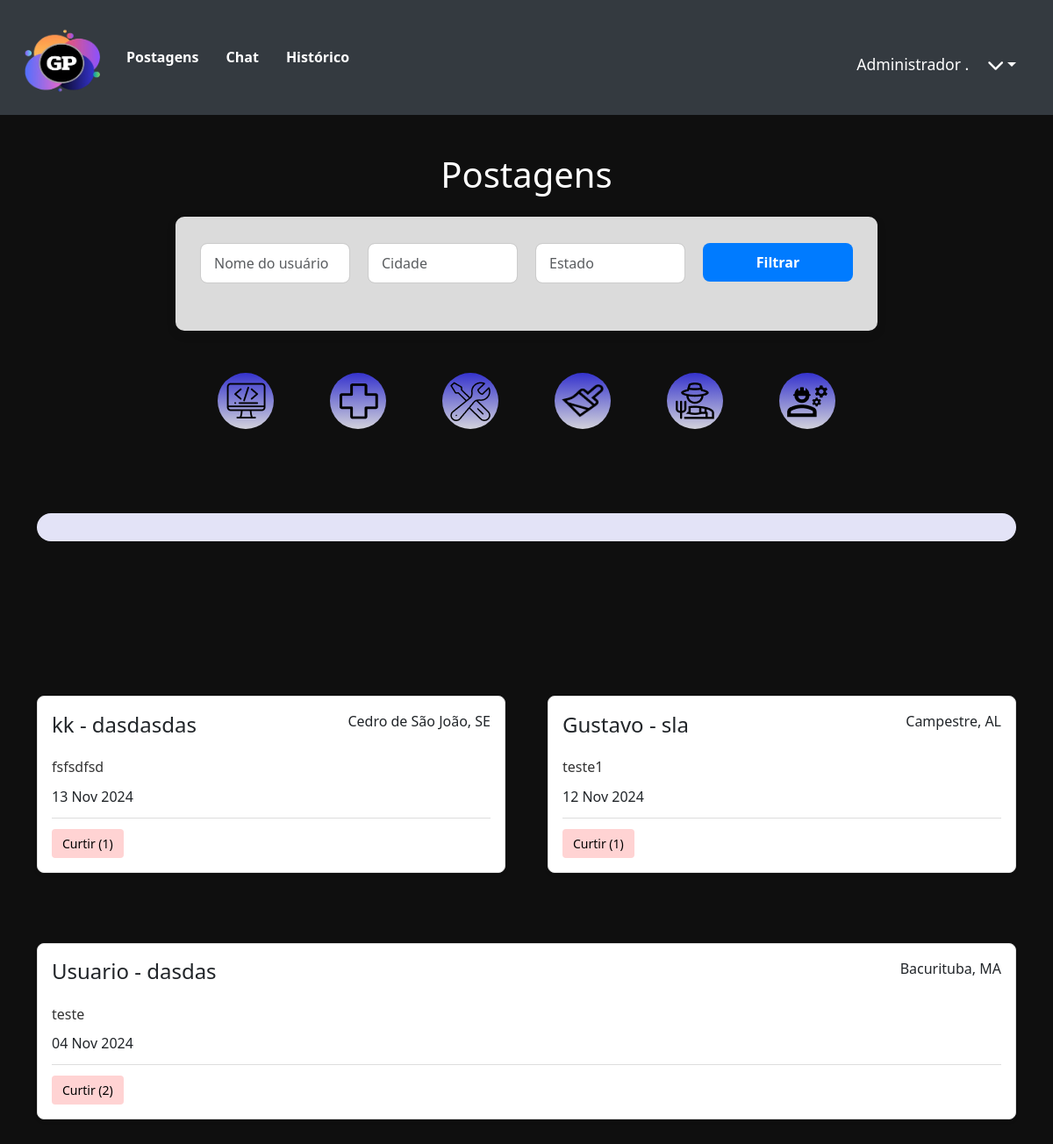
The app's page /postagens (signed in), older data.
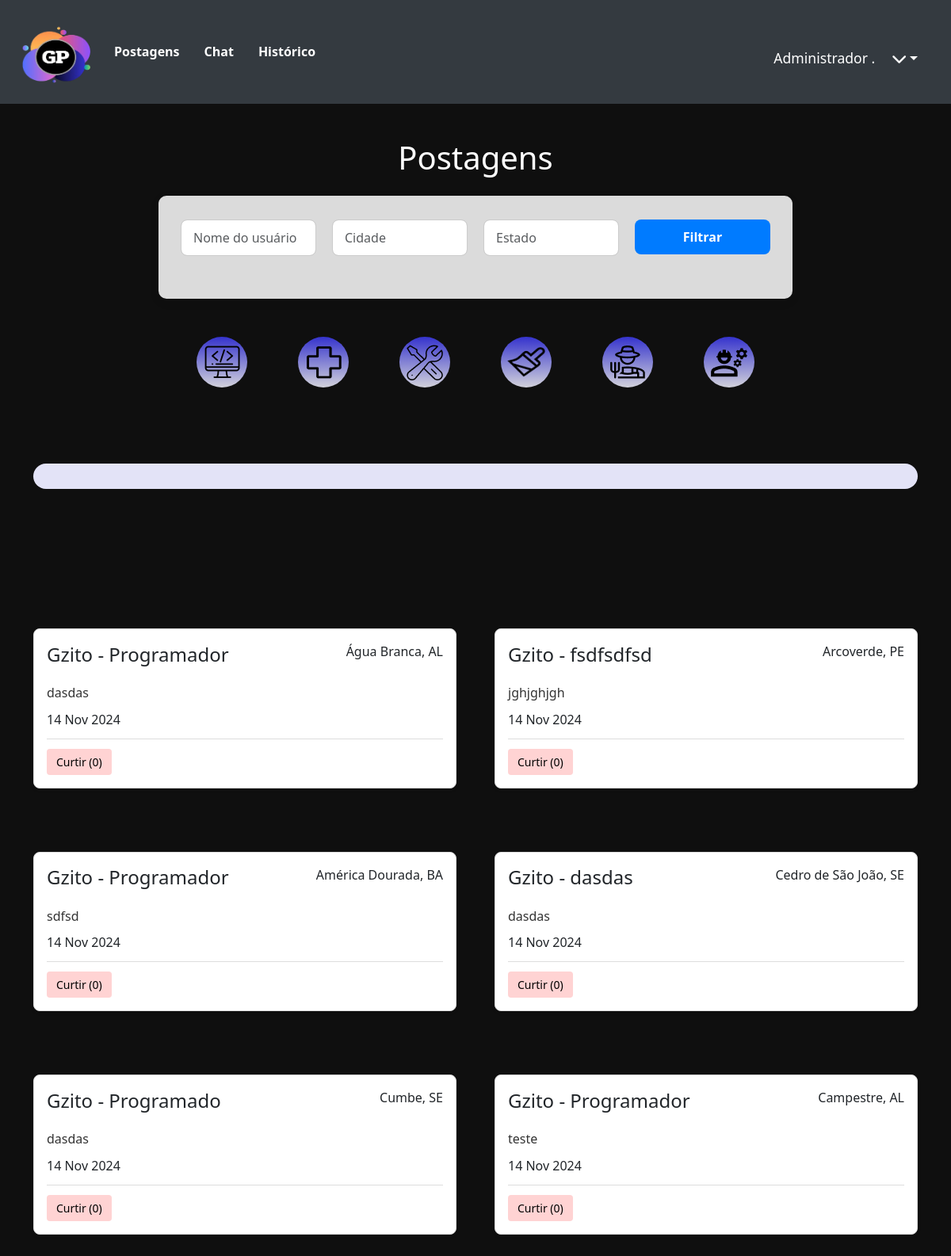
The same page, newer data.
### network/models.py (models this page shows, shortened)
class User(db.Model, UserMixin):
    id = db.Column(db.Integer, primary_key=True)
    nome = db.Column(db.String, nullable=True)
    sobrenome = db.Column(db.String, nullable=True)
    email = db.Column(db.String, nullable=True)
    senha = db.Column(db.String, nullable=True)
    last_login = db.Column(db.DateTime, nullable=True)
    imagem = db.Column(db.String, nullable=True, default='default.png')
    posts = db.relationship('Post', backref='user', lazy=True)
    post_comentarios = db.relationship('PostComentarios', backref='user', lazy=True)

class Post(db.Model):
    id = db.Column(db.Integer, primary_key=True)
    data_criacao = db.Column(db.DateTime, default=datetime.utcnow)
    mensagem = db.Column(db.String, nullable=True)
    estado = db.Column(db.String, nullable=True)
    cidade = db.Column(db.String, nullable=True)
    profissao = db.Column(db.String, nullable=True)
    imagem = db.Column(db.String, nullable=True, default='default.png')
    user_id = db.Column(db.Integer, db.ForeignKey('user.id'), nullable=True)
    comentarios = db.relationship('PostComentarios', backref='post', lazy=True)
    likes_count = db.Column(db.Integer, default=0)
    user_likes = db.relationship('UserLikes', backref='liked_post', lazy=True, cascade="all, delete-orphan")

### network/routes.py (the view)
@app.route('/postagens', methods=['GET'])
@login_required
def postagens():
    nome_usuario = request.args.get('nome_usuario', '')
    estado = request.args.get('estado', '')
    cidade = request.args.get('cidade', '')
    query = Post.query
    if nome_usuario:
        query = query.filter(Post.user.has(nome=nome_usuario))
    if estado:
        query = query.filter(Post.estado == estado)
    if cidade:
        query = query.filter(Post.cidade == cidade)
    dados = query.order_by(Post.data_criacao.desc()).all()
    context = {'dados': dados}
    return render_template('posts.html', context=context)

### network/models.py (called while the page is built)
@login_manager.user_loader
def load_user(user_id):
    return User.query.get(user_id)

### network/templates/posts.html (shortened to what this page needs)
<!DOCTYPE html>
<html lang="en">
<head>
    <link rel="stylesheet" href="{{ url_for('static', filename='styles/stylePostagens.css') }}">
    <link href="https://cdn.jsdelivr.net/npm/bootstrap@5.3.3/dist/css/bootstrap.min.css" rel="stylesheet">
    <link rel="stylesheet" href="https://cdnjs.cloudflare.com/ajax/libs/font-awesome/6.0.0-beta3/css/all.min.css">
    <link rel="stylesheet" href="{{ url_for('static', filename='styles/styleHeader.css') }}">
</head>
<body>
    <header>
        <nav class="navbar navbar-expand-lg">
            <a class="navbar-brand" href="{{ url_for('homepage') }}">
                <img src="{{ url_for('static', filename='assets/logo.png') }}" alt="Logo" width="100">
            </a>
            <div class="collapse navbar-collapse" id="navbarContent">
                <ul class="navbar-nav mr-auto">
                    <li class="nav-item">
                        <a class="nav-link" href="{{ url_for('postagens') }}">Postagens</a>
                    </li>
                    {% if context['dados'] %}
                    <li class="nav-item">
                        <a href="{{ url_for('chat', post_id=context['dados'][0].id) }}" class="nav-link">Chat</a>
                    </li>
                    {% endif %}
                    <li class="nav-item">
                        <a class="nav-link" href="{{ url_for('historico') }}">Histórico</a>
                    </li>
                </ul>
                <div class="d-flex flex-row align-items-center mt-3">
                    <span class="text-white">{{ current_user.nome }} {{ current_user.sobrenome }}</span>
                    <div class="dropdown">
                        <button class="btn dropdown-toggle text-white" type="button" id="userDropdown"
                            data-bs-toggle="dropdown" aria-expanded="false">
                            <i class="fas fa-chevron-down"></i>
                        </button>
                    </div>
                </div>
            </div>
        </nav>
    </header>
    <div class="container-post">
        <div class="container mt-4">
            <h1 class="mb-4">Postagens</h1>
            <div class="style-search">
                <form action="{{ url_for('postagens') }}" method="get" class="mb-4">
                    <div class="row">
                        <div class="col-md-3">
                            <input type="text" name="nome_usuario" class="form-control" placeholder="Nome do usuário"
                                value="{{ request.args.get('nome_usuario', '') }}">
                        </div>
                        <div class="col-md-3">
                            <input type="text" name="cidade" class="form-control" placeholder="Cidade"
                                value="{{ request.args.get('cidade', '') }}">
                        </div>
                        <div class="col-md-3">
                            <input type="text" name="estado" class="form-control" placeholder="Estado"
                                value="{{ request.args.get('estado', '') }}">
                        </div>
                        <div class="col-md-3">
                            <button type="submit" class="btn btn-primary w-100">Filtrar</button>
                        </div>
                    </div>
                </form>
            </div>
            <div id="local-profi" class="mt-5">
                <div class="style-profi">
                    <a href="{{ url_for('filter_posts', profession='Programador') }}" class="rem-img">
                        <img src="{{ url_for('static', filename='assets/programador.png') }}" alt="" class="rem-img"
                            alt="Programador">
                    </a>
                </div>
                <div class="style-profi">
                    <a href="{{ url_for('filter_posts', profession='Medico') }}" class="rem-img">
                        <img src="{{ url_for('static', filename='assets/medico.png') }}" class="rem-img" alt="Medico">
                    </a>
                </div>
                <div class="style-profi">
                    <a href="{{ url_for('filter_posts', profession='Mecanico') }}" class="rem-img">
                        <img src="{{ url_for('static', filename='assets/mecanico.png') }}" class="rem-img"
                            alt="Mecanico">
                    </a>
                </div>
                <div class="style-profi">
                    <a href="{{ url_for('filter_posts', profession='Pintor') }}" class="rem-img">
                        <img src="{{ url_for('static', filename='assets/pintor.png') }}" class="rem-img" width="48"
                            alt="Pintor">
                    </a>
                </div>
                <div class="style-profi">
                    <a href="{{ url_for('filter_posts', profession='Fazendeiro') }}" class="rem-img">
                        <img src="{{ url_for('static', filename='assets/fazendeiro.png') }}" class="rem-img"
                            alt="Fazendeiro">
                    </a>
                </div>
                <div class="style-profi">
                    <a href="{{ url_for('filter_posts', profession='Trabalhador') }}" class="rem-img">
                        <img src="{{ url_for('static', filename='assets/trabalhador.png') }}" class="rem-img"
                            alt="Trabalhador">
                    </a>
                </div>
            </div>
            <div class="div-post">
            </div>
            <tbody>
                <div class="d-flex flex-wrap justify-content-center gap-5 mt-posts">
                    {% for post in context['dados'] %}
                    <div class="post-container ">
                        <div class="post-header">
                            <h4>{{ post.user.nome }} - {{ post.profissao }}</h4>
                            <p>{{ post.cidade }}, {{ post.estado }}</p>
                        </div>
                        <div class="post-content">
                            <p>{{ post.mensagem }}</p>
                            <span class="post-date">{{ post.data_criacao.strftime('%d %b %Y') }}</span>
                        </div>
                        <div class="post-actions">
                            <button class="like-button not-liked" data-post-id="{{ post.id }}"
                                data-likes="{{ post.likes_count }}">
                                Curtir (<span class="likes-count">{{ post.likes_count }}</span>)
                            </button>
                        </div>
                    </div>
                    {% endfor %}
                </div>
            </tbody>
        </div>
</body>
</html>

### network/static/styles/stylePostagens.css (style rules this page uses)
body { font-family: 'Arial', sans-serif; background-color: #f5f5f5; color: #333; margin: 0; padding: 0; }
.container-post { background-color: #0F0F0F; padding: 20px; }
.d-flex.align-items-center span { color: #f8f9fa; margin-right: 10px; }
#local-profi { display: flex; justify-content: center; gap: 4rem; }
.style-profi { width: 70px; }
.style-profi img { transition: transform 0.3s; }
.container h1 { color: #fff; text-align: center; margin-bottom: 30px; }
.post-container { background-color: #ffffff; border: 1px solid #ddd; border-radius: 8px; padding: 16px; margin: 16px 0; box-shadow: 0 2px 4px rgba(0, 0, 0, 0.1); flex: 1 1 calc(33.333% - 16px); }
.mt-posts { margin-top: 10rem; }
.post-header { display: flex; align-items: center; justify-content: space-between; margin-bottom: 12px; }
.post-content p { margin: 0 0 8px; line-height: 1.6; color: #333; }
.post-content { margin-top: 12px; }
.post-actions { display: flex; justify-content: space-between; align-items: center; margin-top: 12px; border-top: 1px solid #ddd; padding-top: 12px; }
.post-actions button { background-color: #007bff; color: #fff; border: none; border-radius: 4px; padding: 6px 12px; font-size: 14px; cursor: pointer; transition: background-color 0.3s; }
.rem-img { background-color: transparent; }
.style-profi { width: 4rem; height: 4rem; background: linear-gradient(180deg, #3533CD 0%, #D2D2DB 100%); border-radius: 40px; display: flex; justify-content: center; align-items: center; }
.like-button { background-color: white; color: black; border: 1px solid #ccc; border-radius: 5px; padding: 5px 10px; cursor: pointer; transition: background-color 0.3s ease, color 0.3s ease; }
.like-button.not-liked { background-color: rgb(255, 211, 211); color: #000; }
.style-search { background-color: #dbdbdb; padding: 30px; border-radius: 10px; box-shadow: 0 4px 12px rgba(0, 0, 0, 0.1); max-width: 800px; margin: 20px auto; transition: all 0.3s ease; }
.style-search .form-control { border-radius: 8px; border: 1px solid #ccc; padding: 10px 15px; transition: border-color 0.3s ease; }
.style-search button { border-radius: 8px; padding: 10px 20px; background-color: #007bff; color: #fff; border: none; font-weight: bold; transition: background-color 0.3s ease; }
.style-search .row { margin-bottom: 15px; }
.style-search .col-md-3 { padding-right: 10px; padding-left: 10px; }
.style-search button { width: 100%; }
.div-post { width: 100%; height: 2rem; background-color: #e3e3f7; margin-top: 6rem; border-radius: 2rem; }

### network/static/styles/styleHeader.css (style rules this page uses)
header { background-color: #343a40; padding: 10px 20px; }
.navbar { display: flex; justify-content: space-between; align-items: center; }
.navbar-brand img { height: 85px; }
.navbar-nav .nav-link { color: white; font-weight: bold; margin-right: 15px; transition: color 0.3s; }
.navbar-collapse { text-align: center; }
.d-flex { margin-left: auto; align-items: center; }
.text-white { font-size: 1.1rem; margin-right: 10px; }
.dropdown-toggle { background-color: transparent; border: none; color: white; font-size: 1.2rem; display: flex; align-items: center; }

Row changes from the older to the newer data that the page shows:
added Post: user.nome "Gzito", profissao "Programador", cidade "Água Branca", estado "AL", mensagem "dasdas", data_criacao "14 Nov 2024", likes_count "0"
changed Post: user.nome "kk" → "Gzito"; profissao "dasdasdas" → "fsdfsdfsd"; cidade "Cedro de São João" → "Arcoverde"; estado "SE" → "PE"; mensagem "fsfsdfsd" → "jghjghjgh"; data_criacao "13 Nov 2024" → "14 Nov 2024"; likes_count "1" → "0"
added Post: user.nome "Gzito", profissao "Programador", cidade "América Dourada", estado "BA", mensagem "sdfsd", data_criacao "14 Nov 2024", likes_count "0"
added Post: user.nome "Gzito", profissao "dasdas", cidade "Cedro de São João", estado "SE", mensagem "dasdas", data_criacao "14 Nov 2024", likes_count "0"
changed Post: user.nome "Gustavo" → "Gzito"; profissao "sla" → "Programado"; cidade "Campestre" → "Cumbe"; estado "AL" → "SE"; mensagem "teste1" → "dasdas"; data_criacao "12 Nov 2024" → "14 Nov 2024"; likes_count "1" → "0"
changed Post "teste": user.nome "Usuario" → "Gzito"; profissao "dasdas" → "Programador"; cidade "Bacurituba" → "Campestre"; estado "MA" → "AL"; data_criacao "04 Nov 2024" → "14 Nov 2024"; likes_count "2" → "0"
